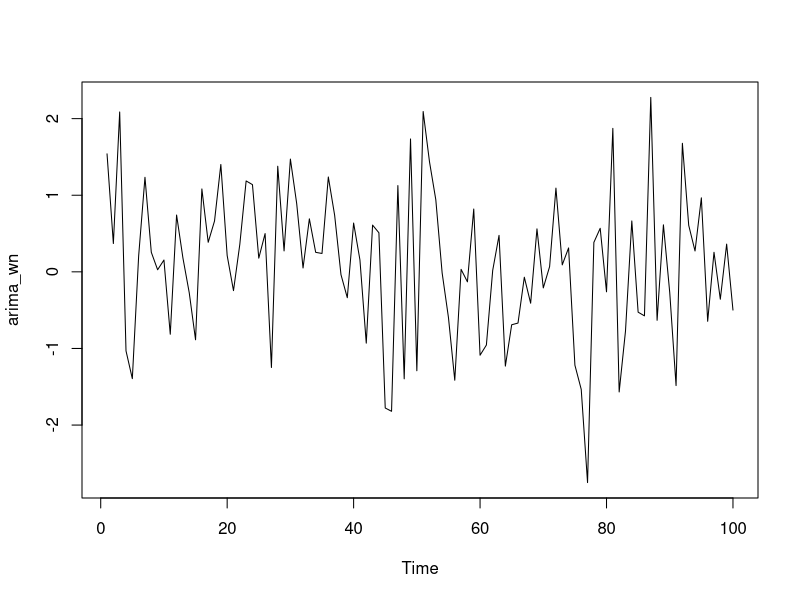
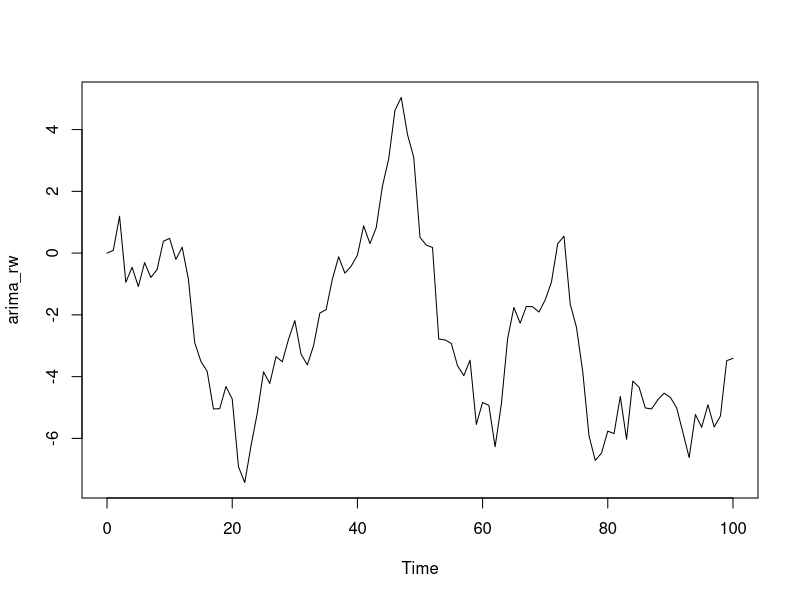
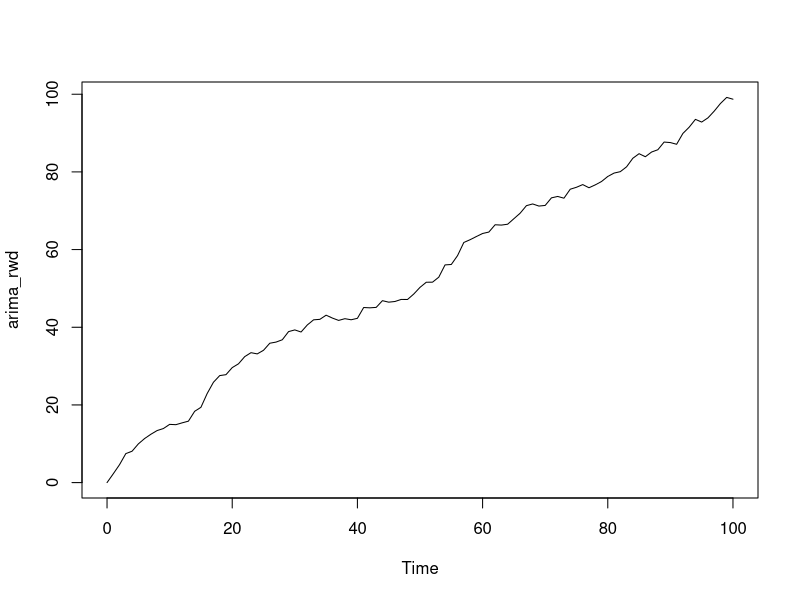
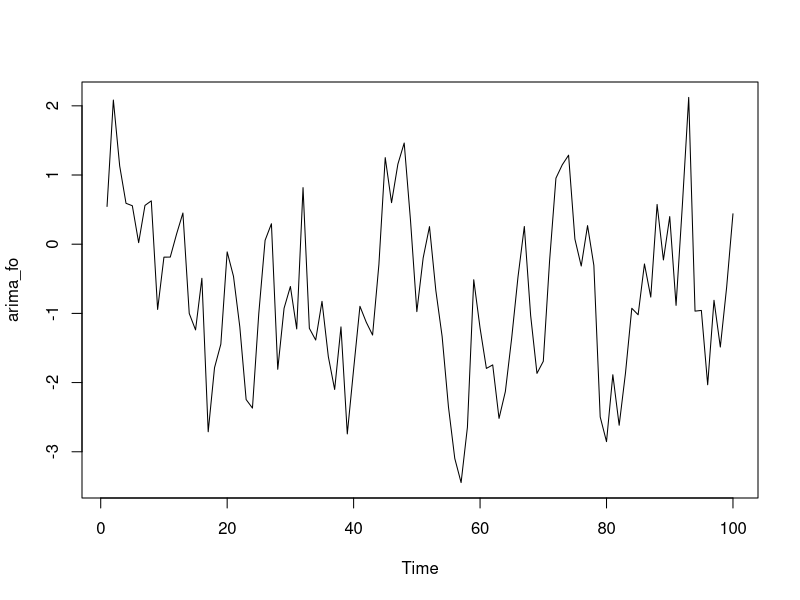
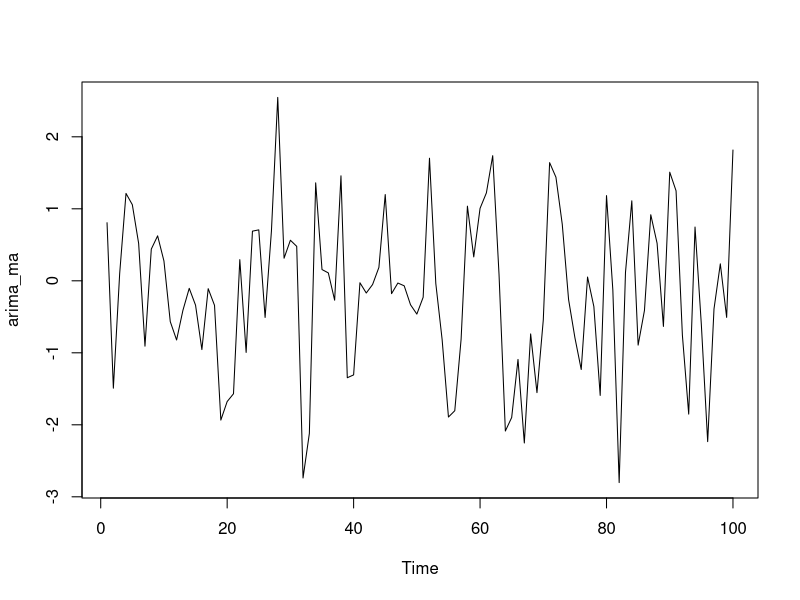

Source code (R) for these figures, in order:
#ARIMA - special cases of ARIMA

# White noise model
arima_wn <- arima.sim(model = list(order = c(0,0,0)), n = 100, mean = 0)
arima_wn
ts.plot(arima_wn)

# Random walk
arima_rw <- arima.sim(model = list(order = c(0,1,0)), n = 100, mean = 0)
arima_rw
ts.plot(arima_rw)

# Random walk w/ drift
arima_rwd <- arima.sim(model = list(order = c(0,1,0)), n = 100, mean = 1)
arima_rwd
ts.plot(arima_rwd)

# First order regressive model
arima_fo <- arima.sim(model = list(order = c(1,0,0), ar = 0.75) , 
                      n = 100, mean = 0)
arima_fo
ts.plot(arima_fo)

# Moving average model
arima_ma <- arima.sim(model = list(order = c(0,0,1), ma = 0.6), n = 100, mean = 0)
arima_ma
ts.plot(arima_ma)



